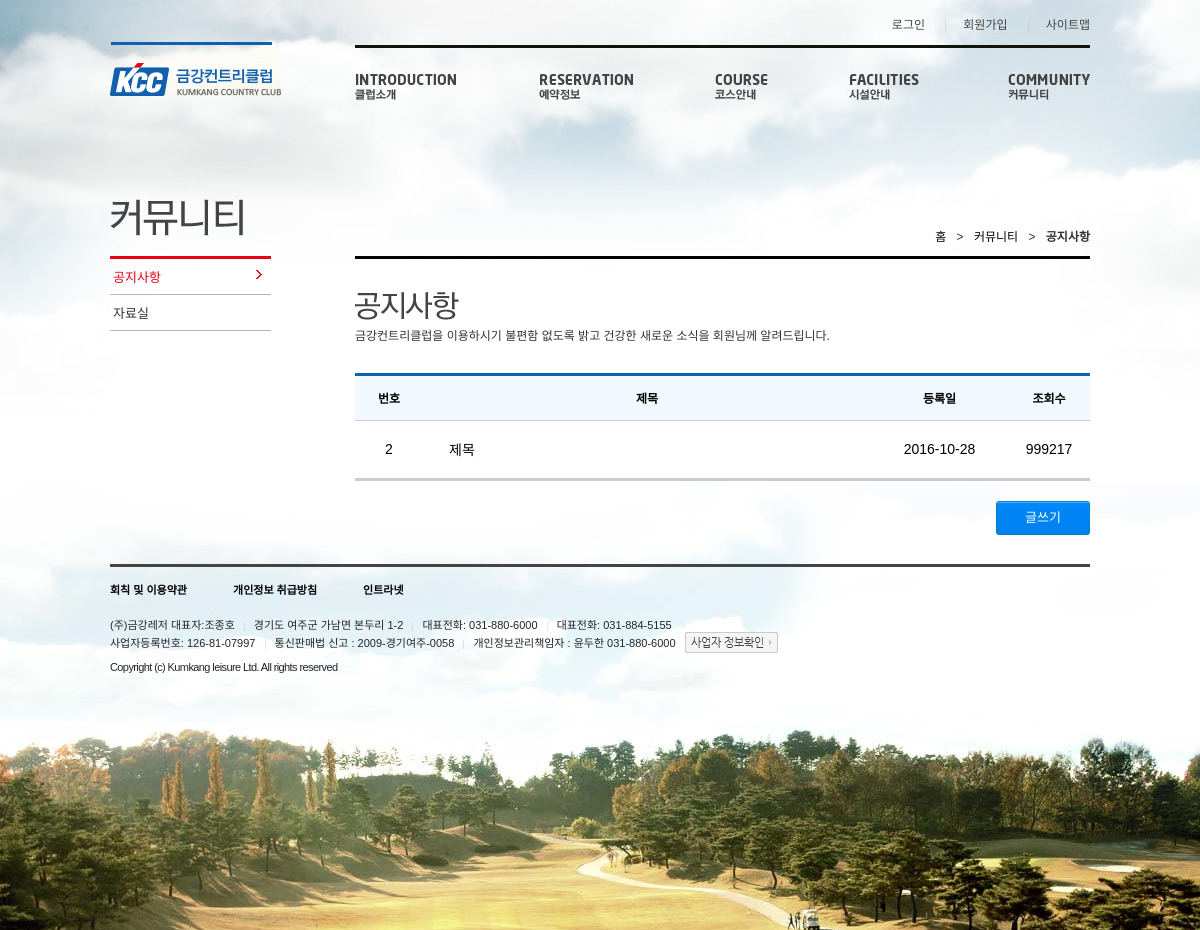
Page /kcc/board.php on the earlier database version.
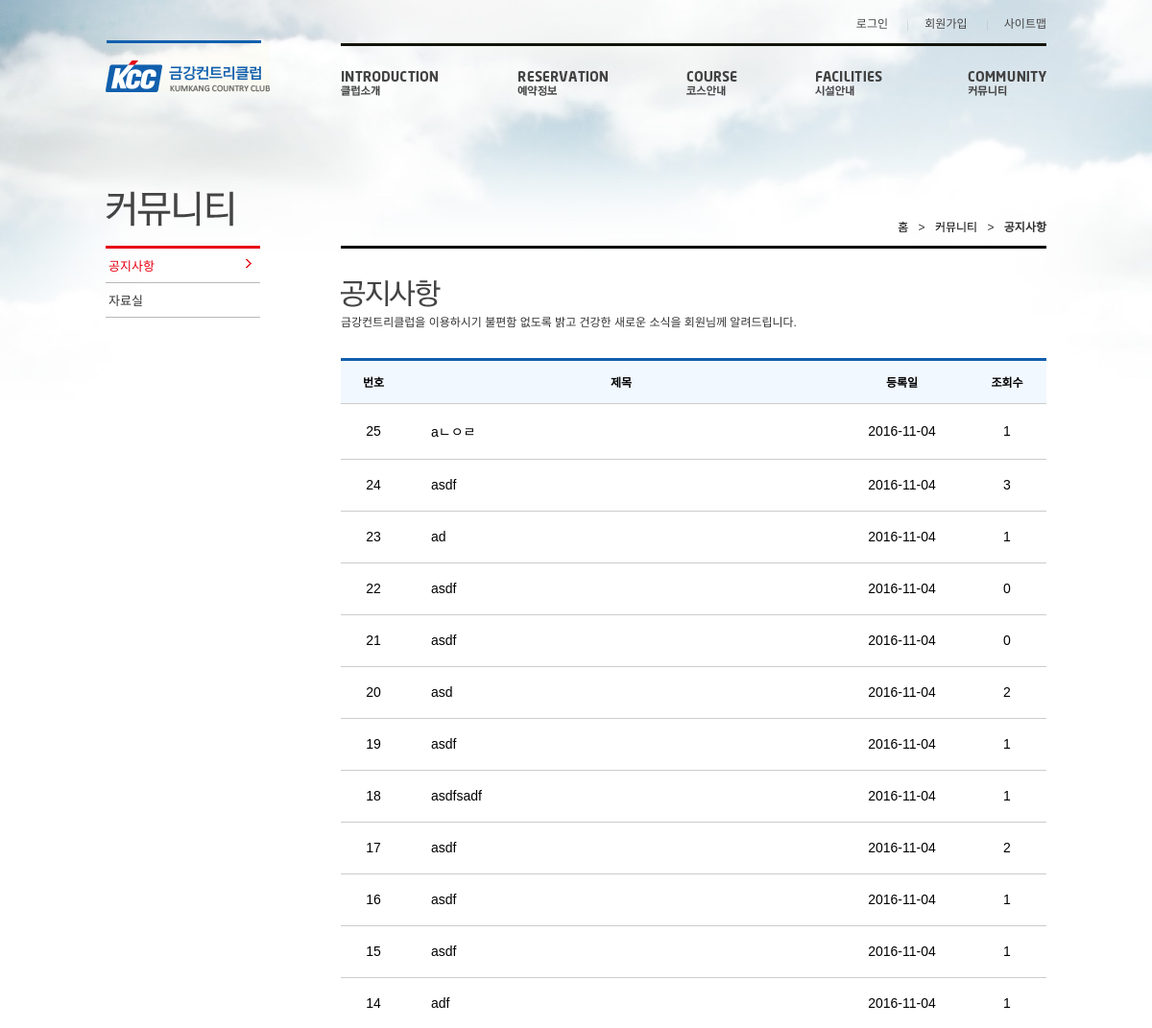
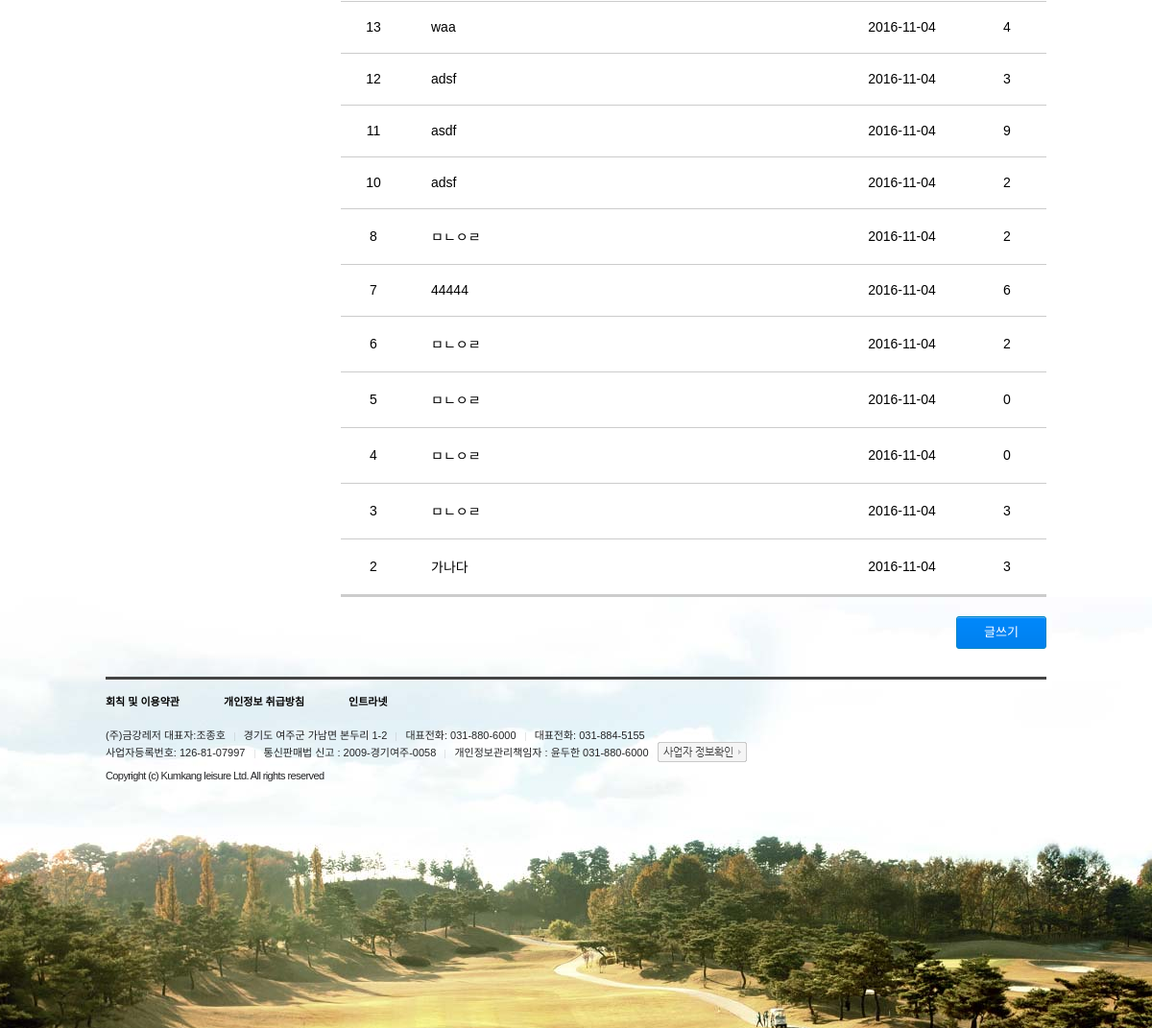
Same page on the later database version (2 pictures, top to bottom).
### tables this page shows
CREATE TABLE `board` (
  `idx` int(3) NOT NULL,
  `writer` varchar(30) NOT NULL,
  `subject` varchar(50) NOT NULL,
  `content` text NOT NULL,
  `changedFilename` text,
  `originalFilename` text,
  `fileLocation` text,
  `date` date NOT NULL,
  `hits` int(20) NOT NULL
);

### kcc/board.php (the view, shortened to what this page needs)
<!DOCTYPE html>
<html lang="ko">
<head>
<link rel="stylesheet" type="text/css" href="css/kcc_style.css" />
</head>
<body>
<div id="wrap" class="sub_bg">
	<div id="header">
            <h1 class="logo">
                <a href="index.php" class="sp_com kcc">
                </a>
            </h1>
            <div id="site_gnb">
                <ul class="gnb_menu">
                <li><a href="#">로그인</a></li>
                <li><a href="sub3.php">회원가입</a></li>
                <li><a href="#">사이트맵</a></li>
                </ul>
            </div>
            <div id="site_menu">
                    <div class="menu_lst_wrap">
                            <ul class="site_menu_lst">
                                    <li class="menu1">
                                        <a href="#" class="sp_com site_menu1">Introduction 클럽소개</a>
                                    </li>
                                    <li class="menu2">
                                        <a href="#" class="sp_com site_menu2">RESERVATION 예약정보</a>
                                    </li>
                                    <li class="menu3">
                                        <a href="#" class="sp_com site_menu3">COURCE 코스안내</a>
                                    </li>
                                    <li class="menu4">
                                        <a href="#" class="sp_com site_menu4">FACILITIES 시설안내</a>
                                    </li>
                                    <li class="menu5">
                                        <a href="#" class="sp_com site_menu5">COMMUNITY 커뮤니티</a>
                                    </li>
                            </ul>
                    </div>
            </div>
        </div>
	<div id="container">
		<div id="content">
				<div class="sub_con">
				<div class="left_con">
                                    <h2 class="nav_tit"><span class="sp_subtit com_tit">커뮤니티</span></h2>
					<ul class="lnb">
                                        <li><a href="#" class="selected_hard">공지사항<span class="sp_sub select_ico"></span></a></li>
					<li><a href="#">자료실<span class="sp_sub select_ico"></span></a></li>
					</ul>
				</div>
				<div class="right_con">
					<p class="pg_nav">
						<a href="#">홈</a>
						<span>&gt;</span>
						<a href="#">커뮤니티</a>
						<span>&gt;</span>
						<strong>공지사항</strong>
					</p>
					<div class="join_wrap">
						<h2 class="sp_subtit stit_notice">커뮤니티</h2>
						<p class="join_txt">금강컨트리클럽을 이용하시기 불편함 없도록 밝고 건강한 새로운 소식을 회원님께 알려드립니다.</p>
					</div>
					<div class="article_box">
                                            <table class="not_tb">
                                                <colgroup><col style="width:68px"><col><col style="width:137px"><col style="width:82px"></colgroup>
                                                <thead>
                                                    <tr> <th> 번호 </th> <th> 제목 </th> <th> 등록일 </th> <th> 조회수 </th>
                                                </thead>
                                                <tbody>
                                                    <?php
                                                        include "dbCon.php";
                                                        $sql = "SELECT * FROM board order by idx DESC";
                                                        $stmt = $pdo->prepare($sql);
                                                        $stmt->execute();
                                                        foreach ($stmt as $row) {
                                                            $idx = $row['idx'];
                                                            $subject = $row['subject'];
                                                            $date = $row['date'];
                                                            $hits = $row['hits'];
                                                            echo "<tr><td>$idx</td><td class='con'><div class='in'><a href='view.php?idx=$idx'>$subject</a></div></td><td>$date</td><td>$hits</td></tr>";
                                                        }
                                                    ?>
                                                </tbody>
                                            </table>
                                            <div class='wrapBtnwrite'>
                                                <a href="write.php" class="sp_coms btn_write">글쓰기</a>
                                            </div>
                                        </div>
                                </div>
                        </div>
                    </div>
	</div>
	<div id="footer">
		<div class="f_inner">
			<p class="policy_sub">
				<a href="#">회칙 및 이용약관</a>
				<a href="#">개인정보 취급방침</a>
				<a href="#">인트라넷</a>
			</p>
			<div class="site_info">
				<p class="none_style">(주)금강레저 대표자:조종호</p>
				<p>경기도 여주군 가남면 본두리 1-2</p>
				<p>대표전화: 031-880-6000</p>
				<p>대표전화: 031-884-5155</p><br>
				<p class="none_style">사업자등록번호: 126-81-07997</p>
				<p>통신판매법 신고 : 2009-경기여주-0058</p>
				<p>개인정보관리책임자 : 윤두한 031-880-6000</p>
				<p><a href="#" class="licenseInfo sp_main">사업자 정보확인</a></p>
			</div>
			<address>Copyright (c) Kumkang leisure Ltd.  All rights reserved</address>
		</div>
	</div>
</div>
</body>
</html>

Differences in the rows shown:
added board: idx "25", subject "aㄴㅇㄹ", date "2016-11-04", hits "1"
added board: idx "24", subject "asdf", date "2016-11-04", hits "3"
added board: idx "23", subject "ad", date "2016-11-04", hits "1"
added board: idx "22", subject "asdf", date "2016-11-04", hits "0"
added board: idx "21", subject "asdf", date "2016-11-04", hits "0"
added board: idx "20", subject "asd", date "2016-11-04", hits "2"
added board: idx "19", subject "asdf", date "2016-11-04", hits "1"
added board: idx "18", subject "asdfsadf", date "2016-11-04", hits "1"
added board: idx "17", subject "asdf", date "2016-11-04", hits "2"
added board: idx "16", subject "asdf", date "2016-11-04", hits "1"
added board: idx "15", subject "asdf", date "2016-11-04", hits "1"
added board: idx "14", subject "adf", date "2016-11-04", hits "1"
added board: idx "13", subject "waa", date "2016-11-04", hits "4"
added board: idx "12", subject "adsf", date "2016-11-04", hits "3"
added board: idx "11", subject "asdf", date "2016-11-04", hits "9"
added board: idx "10", subject "adsf", date "2016-11-04", hits "2"
added board: idx "8", subject "ㅁㄴㅇㄹ", date "2016-11-04", hits "2"
added board: idx "7", subject "44444", date "2016-11-04", hits "6"
added board: idx "6", subject "ㅁㄴㅇㄹ", date "2016-11-04", hits "2"
added board: idx "5", subject "ㅁㄴㅇㄹ", date "2016-11-04", hits "0"
added board: idx "4", subject "ㅁㄴㅇㄹ", date "2016-11-04", hits "0"
added board: idx "3", subject "ㅁㄴㅇㄹ", date "2016-11-04", hits "3"
changed board id 2: subject "제목" → "가나다"; date "2016-10-28" → "2016-11-04"; hits "999217" → "3"
